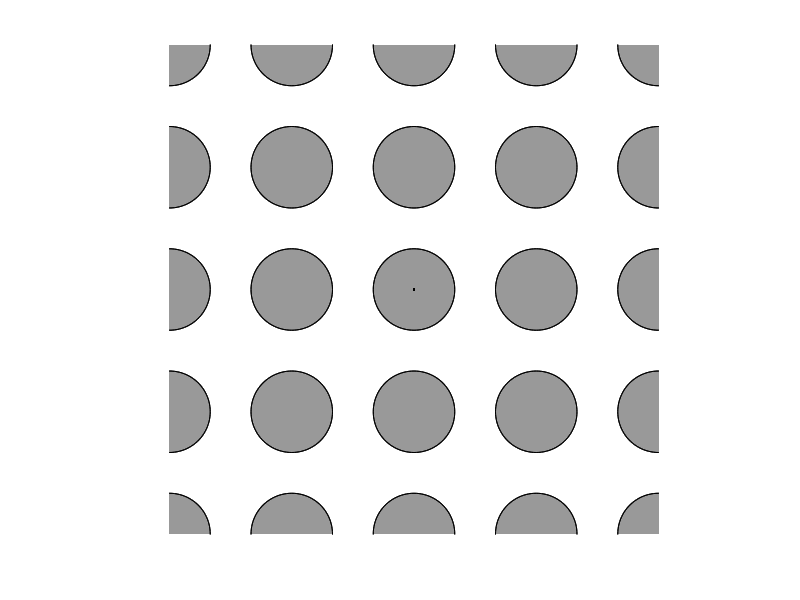

Here is the MATLAB script that generated this plot: (Note: this script raises an error after producing the figure.)
%% Bouncing photon, Sinai billiards
% Nick Trefethen, May 2011

%%
% (Chebfun example geom/Sinai.m)
% [Tags: #piecewise, #concatentation, #trajectory, #intersection, #geometry]
function Sinai

%%
% Problem 2 of the SIAM 100-Dollar, 100-Digit Challenge [1] reads like
% this:

%%
% "A photon moving at speed 1 in the x-y plane starts at time t=0 at (x,y)
% = (1/2,1/10) heading due east.  Around every integer lattice point (i,j)
% in the plane, a circular mirror of radius 1/3 has been erected.  How far
% from (0,0) is the photon at t=10?"

%%
% Mathematically speaking, this problem is elementary. All that's involved
% is straight lines, intersections with circles, and adjustments of angles
% at reflection. One hardly needs Chebfun to do the work, but there are
% some interesting benefits of doing it in this way.  Let us take it as our
% task to compute a piecewise linear chebfun on [0,10] representing the
% position of the particle as a function of t.  For simplcity we treat the
% two dimensions x,y by a single complex variable z=x+iy.  So the result we
% compute will be a complex chebfun on [0,10] consisting of a concatenation
% of complex funs, each one piecewise linear.

%%
% We can draw the geometry like this:
circle = exp(pi*1i*(-50:50)/50)/3;
for j = -2:2
  for i = -2:2
    c = i + 1i*j + circle;
    fill(real(c),imag(c),.6*[1 1 1])
    hold on, plot(c,'k')
  end
end
axis([-2 2 -2 2],'square','off')

%%
% The computation will be carried out by a function "trajectory" that works
% as follows.  An initial point p0 and direction d0 are given.  These are
% complex numbers, and d0 has absolute value 1.  The function then executes
% a loop in which it repeatedly calls a function "nextpoint" to find new
% values p and d corresponding to the next point of intersection with a
% circle and the corresponding new direction vector.  Each call to
% nextpoint results in the creation of a one-fun linear chebfun "step"
% representing the next segment of the trajectory. This chebfun step is
% appended to the growing chebfun "b" with the syntax b = [b; step].  The
% process stops when the specified final time tfinal is passed, and b is
% trimmed to the required time interval by the command b = b{0,tfinal}.

%%
% Perhaps the only point of real substance in the computation is the matter
% of how nextpoint, given a position and direction, finds the next
% intersection with a circle.  It does this by repeatedly moving a distance
% 0.15, checking for intersections with the currently closest circle, then
% moving again.  The significance of the number 0.15 is that it is less
% than 1/6, which is the distance from any one circle to the unit squares
% surrounding the adjacent other circles.  Therefore if one moves a
% distance <1/6 from any point p, the only circle with which a possible
% intersection might occur is the one closest to p. See Chapter 2 of [1],
% by Stan Wagon.

%%
% Here is trajectory.

function b = trajectory(p0,d0,tfinal)
b = chebfun; t = 0;                   % initial chebfun: empty
while t < tfinal
  [p,d] = nextpoint(p0,d0);           % info for next step
  ds = abs(p-p0);                     % length of next step
  step = chebfun([p0,p],[0 ds]);      % next step
  t = t+ds; b = [b; step];            % append step to chebfun
  p0 = p; d0 = d;
end
b = b{0,tfinal};                      % trim chebfun to [0,tfinal]
end

%%
% And here is nextpoint.
function [p,d] = nextpoint(p0,d0)
hit = false; p = p0;
smax = 0.15;                          % max travel per exploring step
while ~hit
  m = round(p);                       % nearest centerpoint
  s = chebfun([p p+smax*d0],[0 smax]);% exploring step
  r = roots(abs(s-m)-(1/3));          % intersection with circle?
  r = r(r>1e-12);
  if length(r) == 0
    p = p + smax*d0;                  % no intersection: go further
  else
    r = min(r); p = p + r*d0;         % yes intersection: reflect
    hit = true;
 end
end
d = -(p-m)*conj(d0/(p-m));            % update direction vector
end

%%
% How good is this as a method for computing bouncing-photon trajectories?
% Well, from the point of view of efficiency, it is not so great. On the
% other hand as a laboratory in which to explore this problem, it is very
% appealing, because it produces the trajectory b in such a conveniently
% usable form.  We can now illustrate this in various ways. First of all,
% here is the solution trajectory for the Challenge problem:

plot(0,0,'.k')
p0 = 0.5+0.1i; d0 = 1;
tfinal = 10;
b = trajectory(p0,d0,tfinal);
LW = 'linewidth';
plot(b,'r',LW,2)

%%
% The distance from the origin is this:
dist = abs(b(tfinal))

%%
% How many bounces were there?  We count the breakpoints of b and subtract
% 2 to account for the beginning and end points of the interval.
bounces = length(b.ends)-2

%%
% At what times did the bounces take place?
b.ends(2:end-1)'

%%
% Where was the photon at time t=5, and at the end?
b([5 10])'

%%
% What was its distance from the origin as a function of t? For this we can
% execute plot(abs(b)), and we do this below both for the problem as posed
% and for the same problem over the time interval [0,100]:

clf, plot(abs(b),LW,1.6)
%%
b2 = trajectory(.5+.1i,1,100);
plot(abs(b2),LW,1.6)

%%
% Another interesting question is suggested by the trajectory figure above.
% On the second segment of the trajectory, the photon passes close to the
% mirror centered at (x,y)=(0,1) without hitting it.  How close?  We can
% determine the answer like this:
min(abs(b{0,2}-1i)-1/3)

%%
% This command assumes that the minimum occurs somewhere in the interval
% [0,2], but we can equally well examine precisely the second segment:

min(abs(b{b.ends(2),b.ends(3)}-1i)-1/3)

%%
% The second-to-last bounce shown in the trajectory figure almost reverses
% the photon, changing the angle of the trajectory by nearly pi. How close
% is it to pi?  We can determine the number like this:

t = b.ends(end-2);
d = diff(b);
dtheta = angle(d(t-.1)) - angle(d(t+.1)) - pi

%%
% What does a longer trajectory of this system look like? Here is a plot of
% the trajectory to 200 time units computed a moment ago.  One sees that in
% this system, for obvious reasons, some long segments appear but they are
% always approximately vertical or horizontal.
plot(b2,'r',LW,1), axis equal

%%
% Finally we come to the scientific heart of this problem, which is the
% question, what can we say of the accuracy of these bouncing photon
% computations? In fact, this system is chaotic, an instance of the chaotic
% dynamical system known as the Sinai billiard.  Consider for example two
% trajectories that start with almost identical parameters.  At every
% bounce at a mirror, the difference between the two paths will be
% amplified, and the effect over time is an exponential divergence of
% trajectories, which is the hallmark of chaos.  We can explore this effect
% with the following code, which computes trajectories b and b2 over 20
% time units from two initial points differing by 1e-14:
b = trajectory(p0,d0,20);
b2 = trajectory(p0+1e-14i,d0,20);
semilogy(abs(b2-b),LW,1.6), grid on
axis([0 20 1e-14 1e2])

%%
% The first part of this figure is erroneous; Chebfun's tolerances give
% incorrect results, a matter to be investigated further.  After 7 time
% units or so, the correct image begins to appear. The two trajectories are
% close to one another, but as the figure shows, they diverge
% exponentially. The rate of divergence is about exp(2.3t), and the
% coefficient 2.3 is known as the Lyapunov exponent for this system.  So
% Chebfun has given us a nice illustration of chaos.

%%
% This sensitivity to perturbations has implications for the accuracy of
% the results presented in the last three pages.  If the trajectories are
% so sensitive to perturbations, they will be affected significantly by
% rounding errors in floating point arithmetic at a relative level of
% around 1e-16, and by convergence tolerances in Chebfun at a similar
% level. Over 10 time units, about 10 digits of accuracy are lost, and thus
% our solution to the original 100-Digit Challenge problem is only accurate
% to about 5 digits.  (The exact solution is 0.99526291944....)  Over 20
% time units, 20 digits or more will be lost, eliminating all accuracy
% entirely.  The blame for these effects lies not with Chebfun, but with
% floating-point arithmetic. To get more digits, one needs to work in
% higher-digit arithmetic, and a solution to 10,002 digits is reported in
% Appendix B of [1].

%%
% Since the time scales go well beyond t=16, these observations imply that
% several of the plots in this Example are entirely wrong, at least after
% the first few time units.  Or, more precisely, they are wrong in a
% literal sense, but they are right in the deeper sense of reflecting
% accurately the typical behavior of this system.  A great deal of
% mathematical research and philosophical debate have been devoted to this
% idea of the deeper reality reflected in inexact simulations of chaotic
% systems.  One of the ideas that arises here is the notion of "shadowing"
% [2].

end

%% References
%
% 1. F. Bornemann, D. Laurie, S. Wagon, J. Waldvogel,
%    The SIAM 100-Digit Challenge, SIAM, 2004.
%
% 2. S. H. Strogatz, Nonlinear Dynamics and Chaos,
%    Addison Wesley, 1994.
